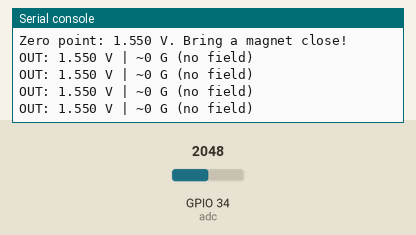
Simulated run of this program. Board: ESP32 board running MicroPython. Shown: the last lines printed to the serial console. Inputs (shaded band) come from the test bench; at power-on: GPIO 34 (adc) = 2048 (analog values on the 0–4095 scale).

Above: at 2.6 s.
2.7 s: GPIO 34 (adc) set to 2866
At 3.05 s:
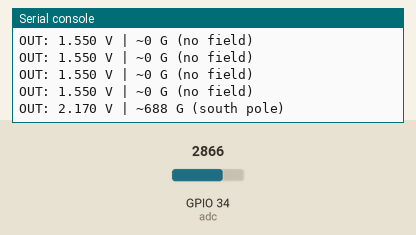
4.3 s: GPIO 34 (adc) set to 1228
At 4.75 s:
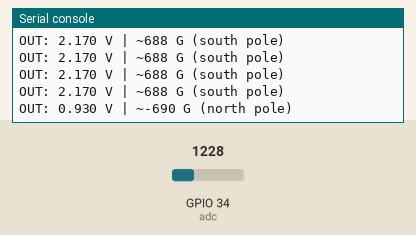

The program:

example_1.py
```python
# ESP32 MicroPython script that samples GPIO34 with full-range ADC, calibrates the zero point, converts voltage to gauss, and prints readings and detected pole to the REPL.
#
# Buy this module: https://shillehtek.com/products/linear-hall-effect-sensor-49e-arduino-esp32
# Full manual: https://shillehtek.com/blogs/shillehtek-product-manuals/linear-hall-effect-sensor-49e-arduino-esp32-manual
# More examples: https://github.com/shillehbean/shillehtek-examples
#

# 49E Linear Hall Effect Sensor - ESP32 MicroPython Example
# OUT -> GPIO 34, VCC -> 3V3, GND -> GND

from machine import ADC, Pin
import time

adc = ADC(Pin(34))
adc.atten(ADC.ATTN_11DB)      # full 0-3.3V range

MV_PER_GAUSS = 0.9            # ratiometric: ~0.9 mV/G at 3.3V supply

def read_volts(samples):
    total = 0
    for _ in range(samples):
        total += adc.read_uv()
        time.sleep_ms(2)
    return total / samples / 1_000_000

print("Calibrating - keep magnets away...")
time.sleep(1)
zero = read_volts(200)
print("Zero point: {:.3f} V. Bring a magnet close!".format(zero))

while True:
    volts = read_volts(20)
    gauss = (volts - zero) * 1000 / MV_PER_GAUSS

    if gauss > 15:
        pole = "south pole"
    elif gauss < -15:
        pole = "north pole"
    else:
        pole = "no field"

    print("OUT: {:.3f} V | ~{:.0f} G ({})".format(volts, gauss, pole))
    time.sleep(0.3)
```

Measured:
- after the input at 2.7 s, the serial console: prints a new line after 0.12 s (image 1)
- after the input at 4.3 s, the serial console: prints a new line after 0.23 s (image 2)
